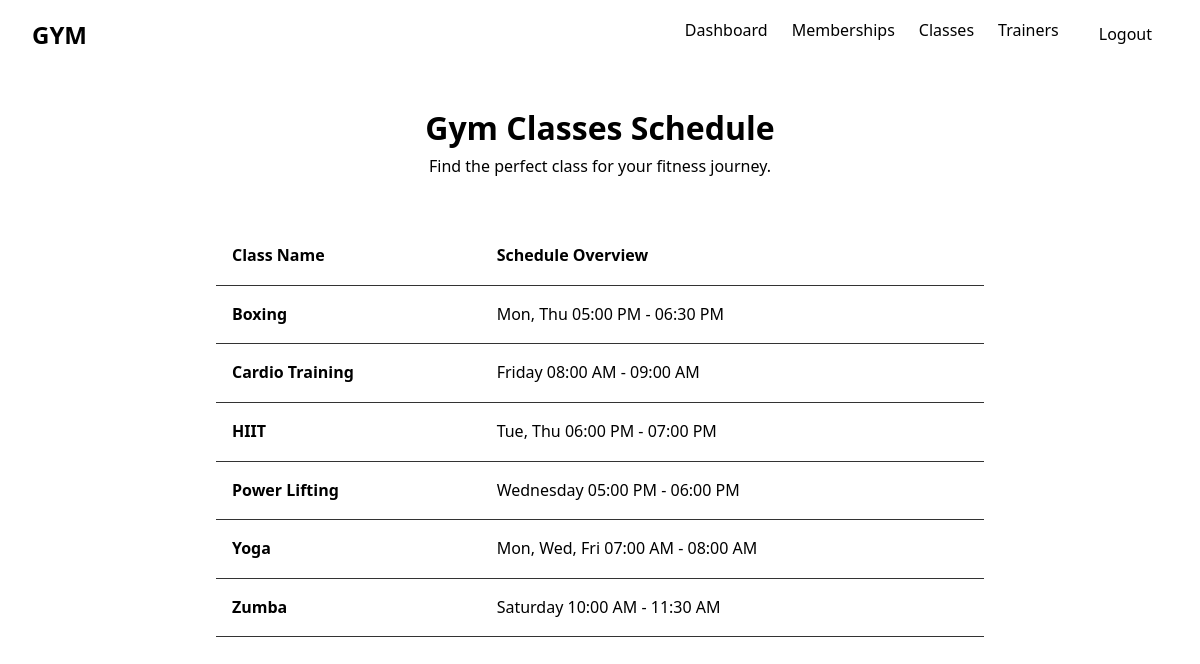
Page /classes.php (signed in) on the committed database.
### tables this page shows
CREATE TABLE IF NOT EXISTS classes (
    id INT AUTO_INCREMENT PRIMARY KEY,
    class_name VARCHAR(100) NOT NULL,
    schedule VARCHAR(255) NOT NULL,
    created_at TIMESTAMP DEFAULT CURRENT_TIMESTAMP
);

### classes.php (the view, shortened to what this page needs)
<?php
require 'includes/db.php';
$classes_res = $conn->query("SELECT * FROM classes ORDER BY class_name ASC");
include 'includes/header.php';
?>
<div class="container">
    <div class="dashboard-header" style="text-align: center;">
        <h1>Gym Classes Schedule</h1>
        <p style="color: var(--text-secondary);">Find the perfect class for your fitness journey.</p>
    </div>
    <div class="table-container" style="max-width: 800px; margin: 0 auto;">
        <table>
            <thead>
                <tr>
                    <th>Class Name</th>
                    <th>Schedule Overview</th>
                </tr>
            </thead>
            <tbody>
                <?php while($row = $classes_res->fetch_assoc()): ?>
                <tr>
                    <td style="font-weight: bold; color: var(--gold);"><?php echo htmlspecialchars($row['class_name']); ?></td>
                    <td><?php echo htmlspecialchars($row['schedule']); ?></td>
                </tr>
                <?php endwhile; ?>
            </tbody>
        </table>
    </div>
</div>
<?php include 'includes/footer.php'; ?>

### includes/header.php (shortened to what this page needs)
<!DOCTYPE html>
<html lang="en">
<head>
    <link rel="stylesheet" href="/gym_system/css/style.css">
</head>
<body>
<nav class="navbar">
    <div class="nav-brand">GYM <span style="color:white;">PRO</span></div>
    <div class="nav-links">
        <?php if(isset($_SESSION['user_id'])): ?>
            <a href="/gym_system/dashboard.php">Dashboard</a>
            <a href="/gym_system/membership.php">Memberships</a>
            <a href="/gym_system/classes.php">Classes</a>
            <a href="/gym_system/trainers/index.php">Trainers</a>
            <a href="/gym_system/logout.php" class="btn-logout">Logout</a>
        <?php else: ?>
            <a href="/gym_system/login.php">Login</a>
            <a href="/gym_system/register.php">Register</a>
        <?php endif; ?>
    </div>
</nav>

### includes/footer.php
</body>
</html>

### css/style.css (style rules this page uses)
* { margin: 0; padding: 0; box-sizing: border-box; font-family: 'Segoe UI', Tahoma, Geneva, Verdana, sans-serif; }
body { background-color: var(--bg-dark); color: var(--text-primary); line-height: 1.6; }
a { text-decoration: none; color: var(--gold); transition: var(--transition); }
.navbar { background-color: var(--bg-card); padding: 1rem 2rem; display: flex; justify-content: space-between; align-items: center; border-bottom: 2px solid var(--gold); position: sticky; top: 0; z-index: 1000; }
.nav-brand { font-size: 1.5rem; font-weight: bold; color: var(--gold); }
.nav-links { display: flex; gap: 1.5rem; }
.nav-links a { color: var(--text-primary); font-weight: 500; }
.nav-links .btn-logout { color: var(--bg-dark); background-color: var(--gold); padding: 0.3rem 1rem; border-radius: 4px; }
.container { max-width: 1200px; margin: 0 auto; padding: 2rem; }
.dashboard-header { margin-bottom: 2rem; }
.dashboard-header h1 { color: var(--gold); }
.table-container { overflow-x: auto; background-color: var(--bg-card); border-radius: 8px; padding: 1rem; }
table { width: 100%; border-collapse: collapse; }
th, td { padding: 1rem; text-align: left; border-bottom: 1px solid #333; }
th { color: var(--gold); font-weight: bold; }

### rows in the picture
classes: class_name "Boxing", schedule "Mon, Thu 05:00 PM - 06:30 PM"
classes: class_name "Cardio Training", schedule "Friday 08:00 AM - 09:00 AM"
classes: class_name "HIIT", schedule "Tue, Thu 06:00 PM - 07:00 PM"
classes: class_name "Power Lifting", schedule "Wednesday 05:00 PM - 06:00 PM"
classes: class_name "Yoga", schedule "Mon, Wed, Fri 07:00 AM - 08:00 AM"
classes: class_name "Zumba", schedule "Saturday 10:00 AM - 11:30 AM"
